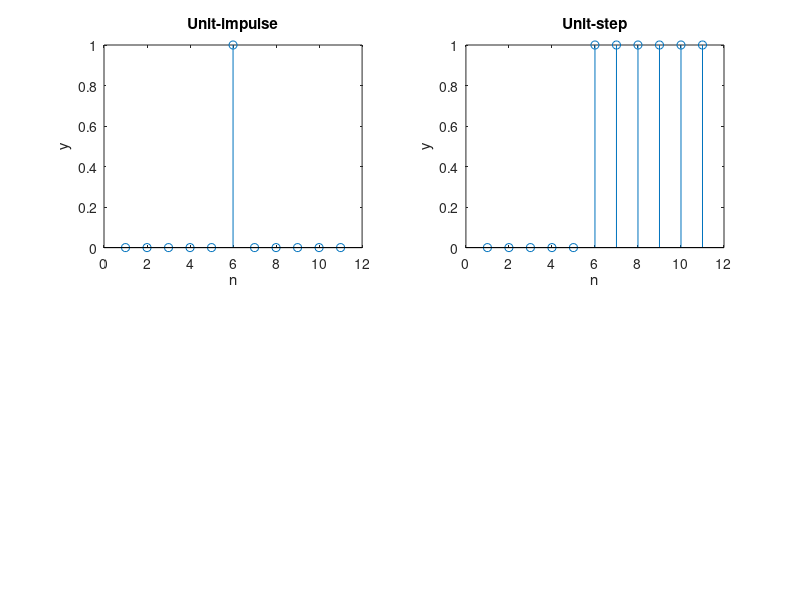
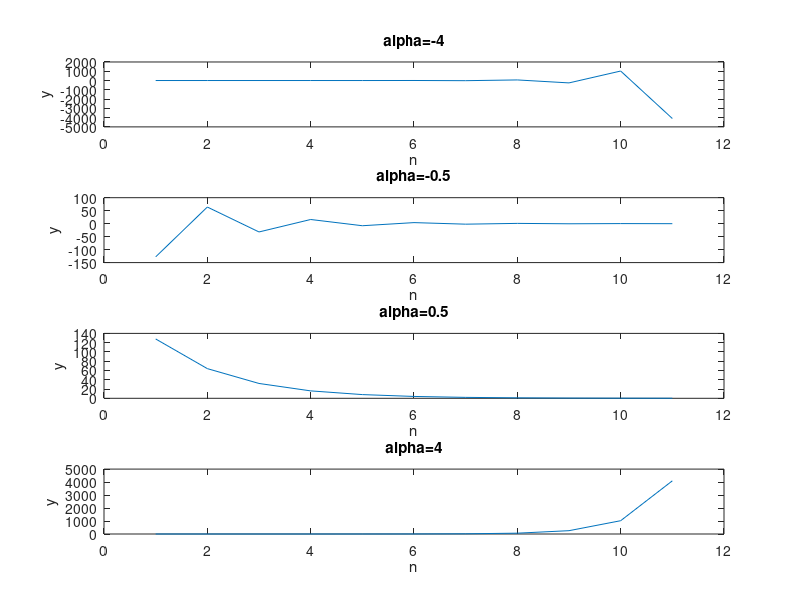
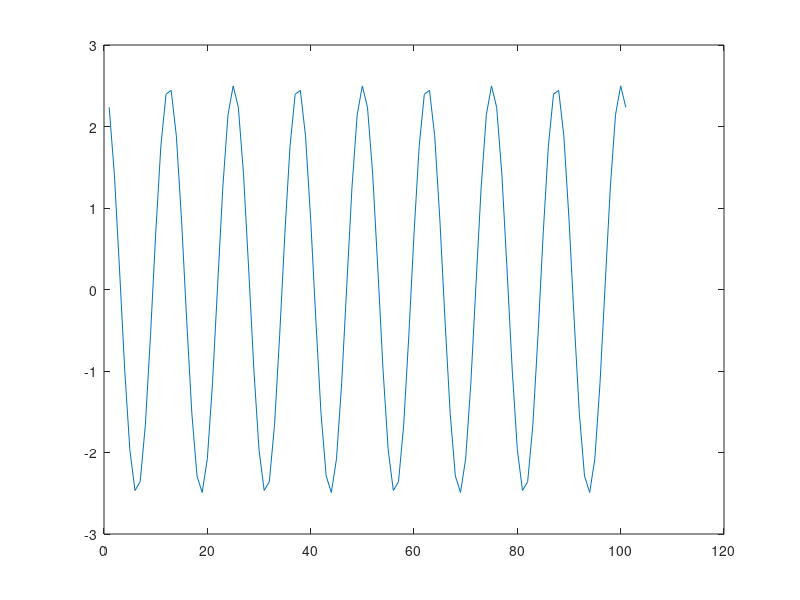

MATLAB code to generate these figures, in order:
disp('Part a');
x=input('Input value for range');
n=-x:1:x;
del1=n==0;
u1=n>=0;
figure(1)
subplot(2,2,1)
stem(del1)
xlabel('n')
ylabel('y')
title('Unit-impulse')
subplot(2,2,2)
stem(u1)
xlabel('n')
ylabel('y')
title('Unit-step')

disp('Part b');
A=4;
alpha=[-4 -0.5 0.5 4];
figure(2)
subplot(4,1,1)
plot(A.*(alpha(1).^(n)))
xlabel('n')
ylabel('y')
title('alpha=-4')
subplot(4,1,2)
plot(A.*(alpha(2).^(n)))
xlabel('n')
ylabel('y')
title('alpha=-0.5')
subplot(4,1,3)
plot(A.*(alpha(3).^(n)))
xlabel('n')
ylabel('y')
title('alpha=0.5')
subplot(4,1,4)
plot(A.*(alpha(4).^(n)))
xlabel('n')
ylabel('y')
title('alpha=4')

disp('Part c');
t=-50:50;
f=0.08;
Amp=2.5;
phi=90;
out=Amp*sin((2*pi.*f.*t)+phi);
figure(3)
plot(out)